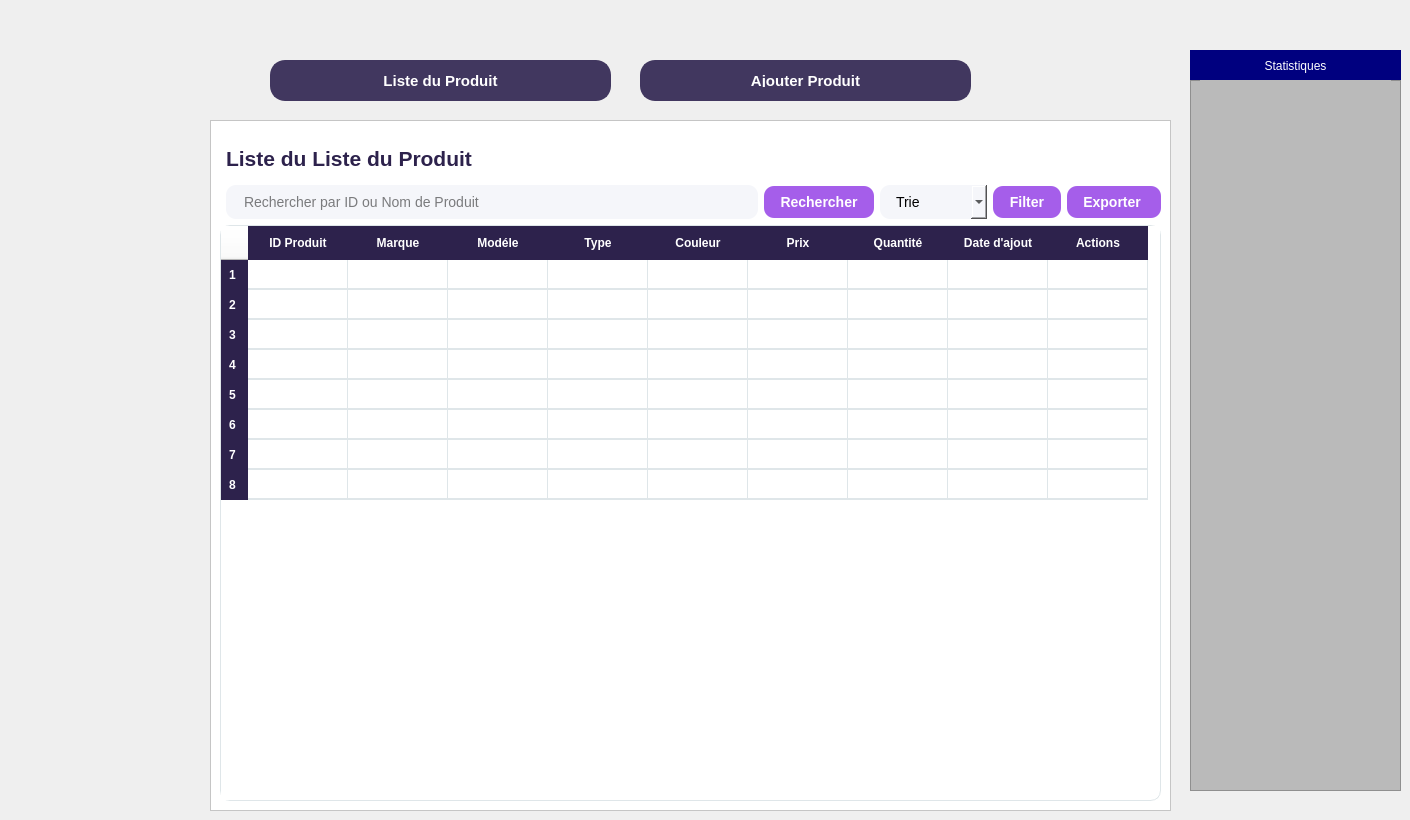
      <widget class="QWidget" name="page_10">
       <widget class="QFrame" name="frame_12">
        <property name="geometry">
         <rect>
          <x>210</x>
          <y>120</y>
          <width>961</width>
          <height>691</height>
         </rect>
        </property>
        <property name="styleSheet">
         <string notr="true">background-color: rgb(255, 255, 255);</string>
        </property>
        <property name="frameShape">
         <enum>QFrame::Shape::StyledPanel</enum>
        </property>
        <property name="frameShadow">
         <enum>QFrame::Shadow::Raised</enum>
        </property>
        <layout class="QHBoxLayout" name="horizontalLayout_5">
         <item>
          <layout class="QVBoxLayout" name="verticalLayout_5">
           <item>
            <layout class="QHBoxLayout" name="headerLayout_9"/>
           </item>
           <item>
            <widget class="QLabel" name="lblListeClients_5">
             <property name="font">
              <font>
               <pointsize>16</pointsize>
               <bold>true</bold>
              </font>
             </property>
             <property name="styleSheet">
              <string notr="true">color:#2d224c;font-weight:bold;margin:16px 0 8px 0;
background-color: rgb(255, 255, 255);</string>
             </property>
             <property name="text">
              <string>Liste du Liste du Produit</string>
             </property>
            </widget>
           </item>
           <item>
            <layout class="QHBoxLayout" name="searchLayout_5">
             <item>
              <widget class="QFrame" name="frame_13">
               <property name="styleSheet">
                <string notr="true">background-color: rgb(0, 0, 124);; border-radius:20px;</string>
               </property>
               <property name="frameShape">
                <enum>QFrame::Shape::StyledPanel</enum>
               </property>
               <property name="frameShadow">
                <enum>QFrame::Shadow::Raised</enum>
               </property>
               <widget class="QToolButton" name="toolButton_27">
                <property name="geometry">
                 <rect>
                  <x>20</x>
                  <y>240</y>
                  <width>141</width>
                  <height>41</height>
                 </rect>
                </property>
                <property name="styleSheet">
                 <string notr="true">QToolButton { border: none; border-radius: 20px; color: white; padding: 10px; background: qlineargradient(spread:pad, x1:0, y1:0, x2:1, y2:0, stop:0 #9B59B6, stop:1 #BDC3C7); } QToolButton:hover { background: qlineargradient(spread:pad, x1:0, y1:0, x2:1, y2:0, stop:0 #BDC3C7, stop:1 #F8C8DC); }</string>
                </property>
                <property name="text">
                 <string>Fournisseurs</string>
                </property>
               </widget>
               <widget class="QToolButton" name="toolButton_28">
                <property name="geometry">
                 <rect>
                  <x>20</x>
                  <y>300</y>
                  <width>141</width>
                  <height>41</height>
                 </rect>
                </property>
                <property name="styleSheet">
                 <string notr="true">QToolButton { border: none; border-radius: 20px; color: white; padding: 10px; background: qlineargradient(spread:pad, x1:0, y1:0, x2:1, y2:0, stop:0 #9B59B6, stop:1 #BDC3C7); } QToolButton:hover { background: qlineargradient(spread:pad, x1:0, y1:0, x2:1, y2:0, stop:0 #BDC3C7, stop:1 #F8C8DC); }</string>
                </property>
                <property name="text">
                 <string>Produis</string>
                </property>
               </widget>
               <widget class="QToolButton" name="toolButton_29">
                <property name="geometry">
                 <rect>
                  <x>20</x>
                  <y>360</y>
                  <width>141</width>
                  <height>41</height>
                 </rect>
                </property>
                <property name="styleSheet">
                 <string notr="true">QToolButton { border: none; border-radius: 20px; color: white; padding: 10px; background: qlineargradient(spread:pad, x1:0, y1:0, x2:1, y2:0, stop:0 #9B59B6, stop:1 #BDC3C7); } QToolButton:hover { background: qlineargradient(spread:pad, x1:0, y1:0, x2:1, y2:0, stop:0 #BDC3C7, stop:1 #F8C8DC); }</string>
                </property>
                <property name="text">
                 <string>Personnels</string>
                </property>
               </widget>
               <widget class="QToolButton" name="toolButton_30">
                <property name="geometry">
                 <rect>
                  <x>20</x>
                  <y>420</y>
                  <width>141</width>
                  <height>41</height>
                 </rect>
                </property>
                <property name="styleSheet">
                 <string notr="true">QToolButton { border: none; border-radius: 20px; color: white; padding: 10px; background: qlineargradient(spread:pad, x1:0, y1:0, x2:1, y2:0, stop:0 #9B59B6, stop:1 #BDC3C7); } QToolButton:hover { background: qlineargradient(spread:pad, x1:0, y1:0, x2:1, y2:0, stop:0 #BDC3C7, stop:1 #F8C8DC); }</string>
                </property>
                <property name="text">
                 <string>Locaux</string>
                </property>
               </widget>
               <widget class="QToolButton" name="toolButton_31">
                <property name="geometry">
                 <rect>
                  <x>20</x>
                  <y>180</y>
                  <width>141</width>
                  <height>41</height>
                 </rect>
                </property>
                <property name="styleSheet">
                 <string notr="true">QToolButton { border: none; border-radius: 20px; color: white; padding: 10px; background: qlineargradient(spread:pad, x1:0, y1:0, x2:1, y2:0, stop:0 #9B59B6, stop:1 #BDC3C7); } QToolButton:hover { background: qlineargradient(spread:pad, x1:0, y1:0, x2:1, y2:0, stop:0 #BDC3C7, stop:1 #F8C8DC); }
</string>
                </property>
                <property name="text">
                 <string>Client</string>
                </property>
               </widget>
              </widget>
             </item>
             <item>
              <widget class="QLineEdit" name="searchLineEdit_5">
               <property name="styleSheet">
                <string notr="true">background-color:#f5f6fa;border-radius:10px;padding:8px 16px;font-size:14px;color :black;</string>
               </property>
               <property name="placeholderText">
                <string>Rechercher par ID ou Nom de Produit</string>
               </property>
              </widget>
             </item>
             <item>
              <widget class="QPushButton" name="btnRechercher_5">
               <property name="styleSheet">
                <string>background-color:#a55eea;color:white;font-weight:bold;border-radius:10px;padding:8px 16px;font-size:14px;</string>
               </property>
               <property name="text">
                <string>Rechercher</string>
               </property>
              </widget>
             </item>
             <item>
              <widget class="QComboBox" name="comboProfession_5">
               <property name="acceptDrops">
                <bool>false</bool>
               </property>
               <property name="styleSheet">
                <string notr="true">background-color:#f5f6fa;border-radius:10px;padding:8px 16px;font-size:14px;color :black; </string>
               </property>
               <property name="editable">
                <bool>false</bool>
               </property>
               <property name="currentText">
                <string>Trie</string>
               </property>
               <item>
                <property name="text">
                 <string>Trie</string>
                </property>
               </item>
               <item>
                <property name="text">
                 <string>Prix Bas</string>
                </property>
               </item>
               <item>
                <property name="text">
                 <string>Prix Haut</string>
                </property>
               </item>
               <item>
                <property name="text">
                 <string>A-Z</string>
                </property>
               </item>
               <item>
                <property name="text">
                 <string>Z-A</string>
                </property>
               </item>
               <item>
                <property name="text">
                 <string>Homme</string>
                </property>
               </item>
               <item>
                <property name="text">
                 <string>Femme</string>
                </property>
               </item>
              </widget>
             </item>
             <item>
              <widget class="QPushButton" name="btnFilter_5">
               <property name="styleSheet">
                <string notr="true">background-color:#a55eea;color:white;font-weight:bold;border-radius:10px;padding:8px 16px;font-size:14px;</string>
               </property>
               <property name="text">
                <string>Filter</string>
               </property>
              </widget>
             </item>
             <item>
              <widget class="QPushButton" name="btnExporter_5">
               <property name="styleSheet">
                <string notr="true">background-color:#a55eea;color:white;font-weight:bold;border-radius:10px;padding:8px 16px;font-size:14px;</string>
               </property>
               <property name="text">
                <string>Exporter </string>
               </property>
              </widget>
             </item>
            </layout>
           </item>
           <item>
            <layout class="QHBoxLayout" name="headerLayout_10">
             <item>
              <widget class="QTableWidget" name="tablePersonnel_3">
               <property name="styleSheet">
                <string notr="true">/* --- Style du conteneur principal de la table --- */
QTableWidget {
    background-color: white;
    color: rgb(0, 0, 0);
    border-radius: 10px;
    gridline-color: #dfe6e9;
    border: 1px solid #dfe6e9;
}

/* --- Style de l'en-tête --- */
QHeaderView::section {
    background-color: #2d224c;
    color: white;
    font-weight: bold;
    padding: 8px;
    border: none;
}

/* --- Style pour chaque cellule (SANS PADDING) --- */
QTableWidget::item {
    border-bottom: 1px solid #dfe6e9;
}

/* --- Style pour les cellules sélectionnées --- */
QTableWidget::item:selected {
    background-color: #a29bfe;
    color: white;
}</string>
               </property>
               <row/>
               <row/>
               <row/>
               <row/>
               <row/>
               <row/>
               <row/>
               <row/>
               <column>
                <property name="text">
                 <string>ID Produit</string>
                </property>
               </column>
               <column>
                <property name="text">
                 <string>Marque</string>
                </property>
               </column>
               <column>
                <property name="text">
                 <string>Modéle</string>
                </property>
               </column>
               <column>
                <property name="text">
                 <string>Type</string>
                </property>
               </column>
               <column>
                <property name="text">
                 <string>Couleur</string>
                </property>
               </column>
               <column>
                <property name="text">
                 <string>Prix</string>
                </property>
               </column>
               <column>
                <property name="text">
                 <string>Quantité</string>
                </property>
               </column>
               <column>
                <property name="text">
                 <string>Date d'ajout</string>
                </property>
               </column>
               <column>
                <property name="text">
                 <string>Actions</string>
                </property>
               </column>
               <item row="0" column="0">
                <property name="text">
                 <string/>
                </property>
               </item>
               <item row="0" column="1">
                <property name="text">
                 <string/>
                </property>
               </item>
               <item row="0" column="2">
                <property name="text">
                 <string/>
                </property>
               </item>
               <item row="0" column="3">
                <property name="text">
                 <string/>
                </property>
               </item>
               <item row="0" column="8">
                <property name="text">
                 <string/>
                </property>
               </item>
               <item row="1" column="0">
                <property name="text">
                 <string/>
                </property>
               </item>
               <item row="1" column="1">
                <property name="text">
                 <string/>
                </property>
               </item>
               <item row="1" column="2">
                <property name="text">
                 <string/>
                </property>
               </item>
               <item row="1" column="3">
                <property name="text">
                 <string/>
                </property>
               </item>
               <item row="2" column="0">
                <property name="text">
                 <string/>
                </property>
               </item>
               <item row="2" column="1">
                <property name="text">
                 <string/>
                </property>
               </item>
               <item row="2" column="2">
                <property name="text">
                 <string/>
                </property>
               </item>
               <item row="2" column="3">
                <property name="text">
                 <string/>
                </property>
               </item>
              </widget>
             </item>
            </layout>
           </item>
           <item>
            <layout class="QHBoxLayout" name="actionButtonsLayout_5"/>
           </item>
          </layout>
         </item>
        </layout>
       </widget>
       <widget class="QPushButton" name="btnListePersonnel_5">
        <property name="geometry">
         <rect>
          <x>270</x>
          <y>60</y>
          <width>341</width>
          <height>41</height>
         </rect>
        </property>
        <property name="styleSheet">
         <string notr="true">QPushButton {
    background-color: #41375f;
    color: white;
    font-weight: bold;
    border-radius: 15px;
    padding: 12px 24px;
    font-size: 15px;
    border: 2px solid #41375f;
}
QPushButton:hover {
    background-color: #5a4a82;
    border: 2px solid #7158a0;
}</string>
        </property>
        <property name="text">
         <string>Liste du Produit</string>
        </property>
       </widget>
       <widget class="QPushButton" name="btnAjouterPersonnel_5">
        <property name="geometry">
         <rect>
          <x>640</x>
          <y>60</y>
          <width>331</width>
          <height>41</height>
         </rect>
        </property>
        <property name="styleSheet">
         <string notr="true">QPushButton {
    background-color: #41375f;
    color: white;
    font-weight: bold;
    border-radius: 15px;
    padding: 12px 24px;
    font-size: 15px;
    border: 2px solid #41375f;
}
QPushButton:hover {
    background-color: #5a4a82;
    border: 2px solid #7158a0;
}</string>
        </property>
        <property name="text">
         <string>Ajouter Produit</string>
        </property>
       </widget>
       <widget class="QLabel" name="label_32">
        <property name="geometry">
         <rect>
          <x>1190</x>
          <y>50</y>
          <width>211</width>
          <height>31</height>
         </rect>
        </property>
        <property name="styleSheet">
         <string notr="true">color: rgb(255, 255, 255);
background-color: rgb(0, 0, 127);
border-color: rgb(0, 0, 255);</string>
        </property>
        <property name="text">
         <string>Statistiques</string>
        </property>
        <property name="alignment">
         <set>Qt::AlignmentFlag::AlignCenter</set>
        </property>
       </widget>
       <widget class="QFrame" name="frame_18">
        <property name="geometry">
         <rect>
          <x>1190</x>
          <y>80</y>
          <width>211</width>
          <height>711</height>
         </rect>
        </property>
        <property name="styleSheet">
         <string notr="true">background-color: rgb(186, 186, 186);</string>
        </property>
        <property name="frameShape">
         <enum>QFrame::Shape::StyledPanel</enum>
        </property>
        <property name="frameShadow">
         <enum>QFrame::Shadow::Raised</enum>
        </property>
        <widget class="QLabel" name="label_33">
         <property name="geometry">
          <rect>
           <x>10</x>
           <y>-20</y>
           <width>191</width>
           <height>351</height>
          </rect>
         </property>
         <property name="text">
          <string/>
         </property>
         <property name="pixmap">
          <pixmap>:/new/prefix1/784a706a-f6af-4062-9180-299d6847a0c1.png</pixmap>
         </property>
         <property name="scaledContents">
          <bool>true</bool>
         </property>
         <property name="wordWrap">
          <bool>false</bool>
         </property>
         <property name="openExternalLinks">
          <bool>true</bool>
         </property>
        </widget>
        <widget class="QLabel" name="label_34">
         <property name="geometry">
          <rect>
           <x>10</x>
           <y>340</y>
           <width>191</width>
           <height>351</height>
          </rect>
         </property>
         <property name="text">
          <string/>
         </property>
         <property name="pixmap">
          <pixmap>:/new/prefix1/456.png</pixmap>
         </property>
         <property name="scaledContents">
          <bool>true</bool>
         </property>
         <property name="wordWrap">
          <bool>true</bool>
         </property>
         <property name="openExternalLinks">
          <bool>true</bool>
         </property>
        </widget>
       </widget>
      </widget>
